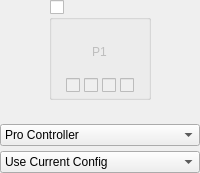
            <widget class="QWidget" name="widgetPlayer1" native="true">
             <layout class="QVBoxLayout" name="verticalLayout_30">
              <property name="spacing">
               <number>5</number>
              </property>
              <property name="leftMargin">
               <number>0</number>
              </property>
              <property name="topMargin">
               <number>0</number>
              </property>
              <property name="rightMargin">
               <number>0</number>
              </property>
              <property name="bottomMargin">
               <number>0</number>
              </property>
              <item alignment="Qt::AlignHCenter">
               <widget class="QGroupBox" name="groupPlayer1Connected">
                <property name="minimumSize">
                 <size>
                  <width>100</width>
                  <height>100</height>
                 </size>
                </property>
                <property name="title">
                 <string/>
                </property>
                <property name="checkable">
                 <bool>true</bool>
                </property>
                <property name="checked">
                 <bool>false</bool>
                </property>
                <layout class="QVBoxLayout" name="verticalLayout_4" stretch="1,0">
                 <property name="spacing">
                  <number>7</number>
                 </property>
                 <property name="leftMargin">
                  <number>14</number>
                 </property>
                 <property name="topMargin">
                  <number>7</number>
                 </property>
                 <property name="rightMargin">
                  <number>14</number>
                 </property>
                 <property name="bottomMargin">
                  <number>4</number>
                 </property>
                 <item>
                  <widget class="QWidget" name="controllerPlayer1" native="true">
                   <property name="styleSheet">
                    <string notr="true"/>
                   </property>
                   <layout class="QVBoxLayout" name="verticalLayout_12">
                    <property name="topMargin">
                     <number>16</number>
                    </property>
                    <item alignment="Qt::AlignHCenter|Qt::AlignVCenter">
                     <widget class="QLabel" name="labelPlayer1">
                      <property name="text">
                       <string>P1</string>
                      </property>
                     </widget>
                    </item>
                   </layout>
                  </widget>
                 </item>
                 <item alignment="Qt::AlignHCenter">
                  <widget class="QWidget" name="Player1LEDs" native="true">
                   <property name="enabled">
                    <bool>false</bool>
                   </property>
                   <property name="minimumSize">
                    <size>
                     <width>0</width>
                     <height>10</height>
                    </size>
                   </property>
                   <layout class="QHBoxLayout" name="horizontalLayout_2">
                    <property name="spacing">
                     <number>4</number>
                    </property>
                    <property name="leftMargin">
                     <number>0</number>
                    </property>
                    <property name="topMargin">
                     <number>0</number>
                    </property>
                    <property name="rightMargin">
                     <number>0</number>
                    </property>
                    <property name="bottomMargin">
                     <number>0</number>
                    </property>
                    <item>
                     <widget class="QCheckBox" name="checkboxPlayer1LED1">
                      <property name="layoutDirection">
                       <enum>Qt::LeftToRight</enum>
                      </property>
                     </widget>
                    </item>
                    <item>
                     <widget class="QCheckBox" name="checkboxPlayer1LED2"/>
                    </item>
                    <item>
                     <widget class="QCheckBox" name="checkboxPlayer1LED3"/>
                    </item>
                    <item>
                     <widget class="QCheckBox" name="checkboxPlayer1LED4"/>
                    </item>
                   </layout>
                  </widget>
                 </item>
                </layout>
               </widget>
              </item>
              <item>
               <widget class="QWidget" name="Player1Explain" native="true">
                <property name="minimumSize">
                 <size>
                  <width>0</width>
                  <height>10</height>
                 </size>
                </property>
                <layout class="QVBoxLayout" name="verticalLayout_36">
                 <property name="spacing">
                  <number>0</number>
                 </property>
                 <property name="leftMargin">
                  <number>0</number>
                 </property>
                 <property name="topMargin">
                  <number>0</number>
                 </property>
                 <property name="rightMargin">
                  <number>0</number>
                 </property>
                 <property name="bottomMargin">
                  <number>0</number>
                 </property>
                 <item>
                  <widget class="QLabel" name="labelPlayer1Explain">
                   <property name="alignment">
                    <set>Qt::AlignCenter</set>
                   </property>
                  </widget>
                 </item>
                </layout>
               </widget>
              </item>
              <item>
               <widget class="QComboBox" name="comboPlayer1Emulated">
                <item>
                 <property name="text">
                  <string>Pro Controller</string>
                 </property>
                </item>
                <item>
                 <property name="text">
                  <string>Dual Joycons</string>
                 </property>
                </item>
                <item>
                 <property name="text">
                  <string>Left Joycon</string>
                 </property>
                </item>
                <item>
                 <property name="text">
                  <string>Right Joycon</string>
                 </property>
                </item>
                <item>
                 <property name="text">
                  <string>Handheld</string>
                 </property>
                </item>
               </widget>
              </item>
              <item>
               <widget class="QComboBox" name="comboPlayer1Profile">
                <item>
                 <property name="text">
                  <string>Use Current Config</string>
                 </property>
                </item>
               </widget>
              </item>
             </layout>
            </widget>
